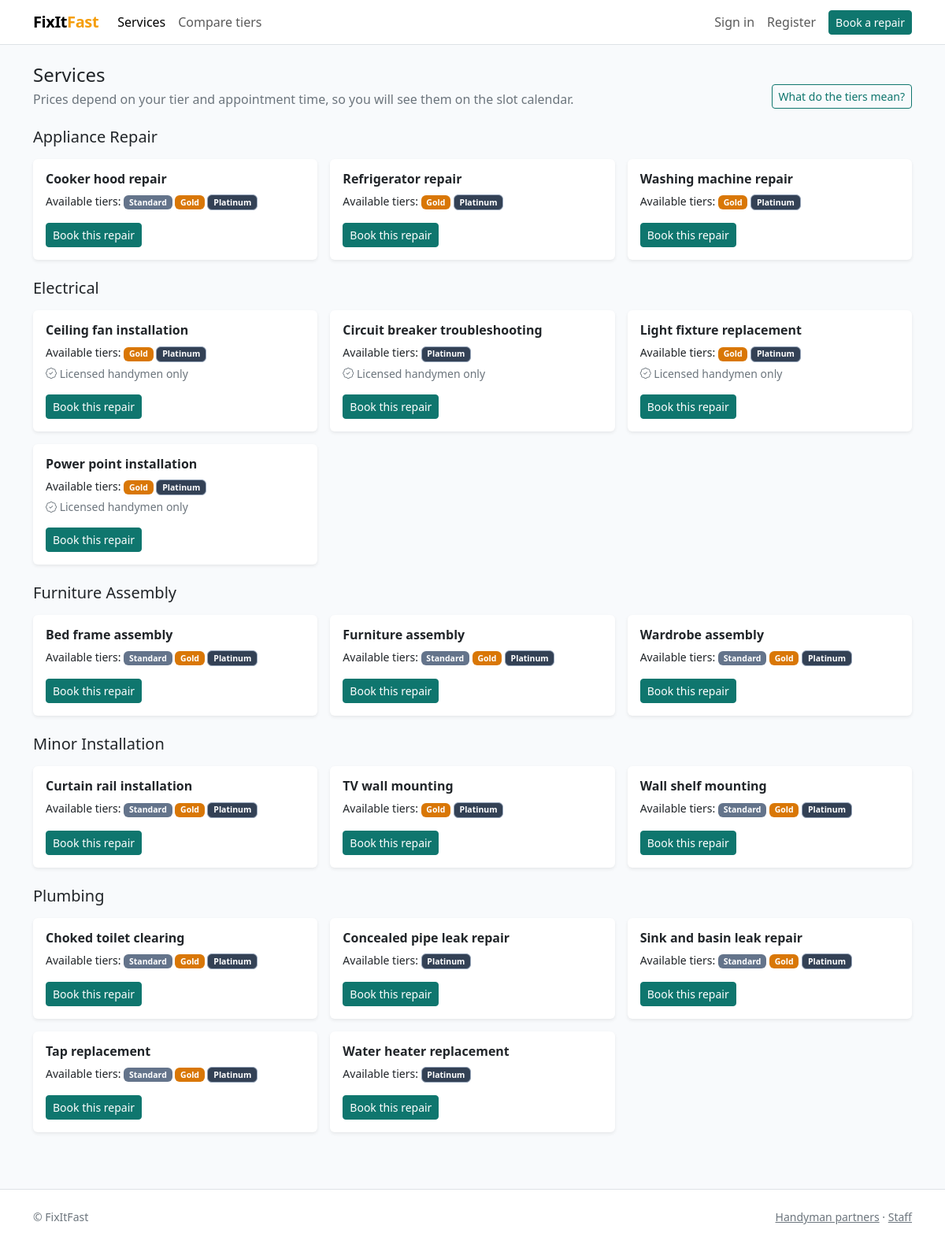
Page /services/ on the committed database.
### catalogue/models.py (models this page shows, shortened)
class Category(models.Model):
    name = models.CharField(max_length=100, unique=True)
    description = models.TextField(blank=True)
    is_active = models.BooleanField(default=True)
    class Meta:
        ordering = ['name']
        verbose_name_plural = 'categories'

class JobType(models.Model):
    category = models.ForeignKey(Category, on_delete=models.PROTECT, related_name='job_types')
    name = models.CharField(max_length=100, unique=True)
    description = models.TextField(blank=True)
    min_tier = models.CharField(max_length=10, choices=Tier.choices, default=Tier.STANDARD)
    licence_required = models.BooleanField(default=False)
    is_active = models.BooleanField(default=False)
    class Meta:
        ordering = ['category__name', 'name']
    def allowed_tiers(self):
        return Tier.at_or_above(self.min_tier)

### storefront/views.py (the view)
# urls.py: path('services/', views.services_list, name='services'),
def services_list(request):
    categories = Category.objects.filter(is_active=True).prefetch_related('job_types')
    return render(request, 'storefront/services.html', {'categories': categories})

### accounts/context_processors.py (called while the page is built)
def notifications(request):
    if not request.user.is_authenticated:
        return {}
    return {'unread_notifications': request.user.notifications.filter(is_read=False).count()}

### catalogue/models.py (called while the page is built)
    @classmethod
    def rank(cls, tier):
        return cls.values.index(tier)

    @classmethod
    def at_or_above(cls, tier):
        return cls.values[cls.rank(tier):]

### catalogue/templatetags/fixitfast.py (called while the page is built)
@register.simple_tag
def tier_badge(tier):
    if not tier:
        return ''
    return format_html('<span class="badge badge-tier-{}">{}</span>', tier, Tier(tier).label)

### storefront/templates/storefront/services.html (shortened to what this page needs)
{% extends 'storefront/base.html' %}
{% load fixitfast %}
{% block content %}
<div class="d-flex flex-wrap justify-content-between align-items-end mb-4 gap-2">
  <div>
    <h1 class="h4 mb-1">Services</h1>
    <p class="text-secondary mb-0">Prices depend on your tier and appointment time, so you will see them on the slot calendar.</p>
  </div>
  <a class="btn btn-outline-primary btn-sm" href="{% url 'storefront:tiers' %}">What do the tiers mean?</a>
</div>
{% for category in categories %}
  <h2 class="h5 mt-4 mb-3">{{ category.name }}</h2>
  <div class="row g-3">
    {% for job_type in category.job_types.all %}{% if job_type.is_active %}
      <div class="col-md-6 col-lg-4">
        <div class="card h-100 border-0 shadow-sm">
          <div class="card-body d-flex flex-column">
            <h3 class="h6 fw-semibold">{{ job_type.name }}</h3>
            <div class="small mb-3">
              Available tiers:
              {% for tier in job_type.allowed_tiers %}{% tier_badge tier %} {% endfor %}
              {% if job_type.licence_required %}<div class="text-secondary mt-1"><i class="bi bi-patch-check"></i> Licensed handymen only</div>{% endif %}
            </div>
            <a class="btn btn-sm btn-primary mt-auto align-self-start" href="{% url 'storefront:job_request' %}?job_type={{ job_type.pk }}">Book this repair</a>
          </div>
        </div>
      </div>
    {% endif %}{% endfor %}
  </div>
{% endfor %}
{% endblock %}

### static/css/fixitfast.css (style rules this page uses)
:root { --bs-primary: #0f766e; --bs-primary-rgb: 15, 118, 110; --bs-link-color: #0f766e; --bs-link-hover-color: #115e59; --ff-accent: #f59e0b; --ff-sidebar: #0f172a; }
body { background: #f8fafc; }
.btn-primary { --bs-btn-bg: #0f766e; --bs-btn-border-color: #0f766e; --bs-btn-hover-bg: #115e59; --bs-btn-hover-border-color: #115e59; --bs-btn-active-bg: #134e4a; --bs-btn-active-border-color: #134e4a; --bs-btn-disabled-bg: #0f766e; --bs-btn-disabled-border-color: #0f766e; }
.btn-outline-primary { --bs-btn-color: #0f766e; --bs-btn-border-color: #0f766e; --bs-btn-hover-bg: #0f766e; --bs-btn-hover-border-color: #0f766e; --bs-btn-active-bg: #115e59; }
.badge-tier-STANDARD { background: #64748b; }
.badge-tier-GOLD { background: #d97706; }
.badge-tier-PLATINUM { background: #334155; border: 1px solid #94a3b8; }

### rows in the picture
Category: name "Appliance Repair"
JobType: name "Cooker hood repair", tier_badge "Standard" "Gold" "Platinum"
JobType: name "Refrigerator repair", tier_badge "Gold" "Platinum"
JobType: name "Washing machine repair", tier_badge "Gold" "Platinum"
Category: name "Electrical"
JobType: name "Ceiling fan installation", tier_badge "Gold" "Platinum", licence_required True (drawn)
JobType: name "Circuit breaker troubleshooting", tier_badge "Platinum", licence_required True (drawn)
JobType: name "Light fixture replacement", tier_badge "Gold" "Platinum", licence_required True (drawn)
JobType: name "Power point installation", tier_badge "Gold" "Platinum", licence_required True (drawn)
Category: name "Furniture Assembly"
JobType: name "Bed frame assembly", tier_badge "Standard" "Gold" "Platinum"
JobType: name "Furniture assembly", tier_badge "Standard" "Gold" "Platinum"
JobType: name "Wardrobe assembly", tier_badge "Standard" "Gold" "Platinum"
Category: name "Minor Installation"
JobType: name "Curtain rail installation", tier_badge "Standard" "Gold" "Platinum"
JobType: name "TV wall mounting", tier_badge "Gold" "Platinum"
JobType: name "Wall shelf mounting", tier_badge "Standard" "Gold" "Platinum"
Category: name "Plumbing"
JobType: name "Choked toilet clearing", tier_badge "Standard" "Gold" "Platinum"
JobType: name "Concealed pipe leak repair", tier_badge "Platinum"
JobType: name "Sink and basin leak repair", tier_badge "Standard" "Gold" "Platinum"
JobType: name "Tap replacement", tier_badge "Standard" "Gold" "Platinum"
JobType: name "Water heater replacement", tier_badge "Platinum"
